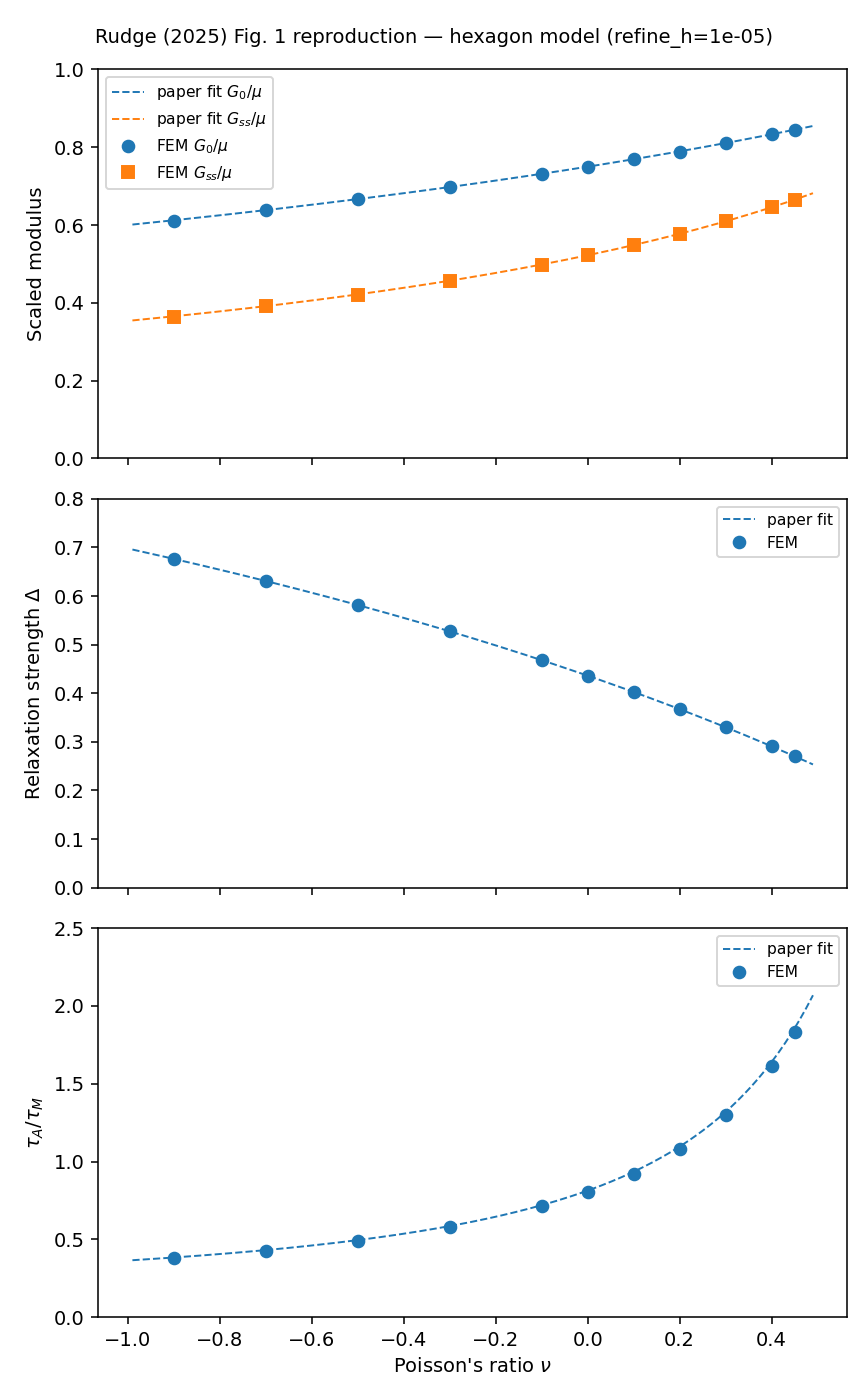

Here is the Python script that generated this plot:
# Reproduce Rudge (2025) Figure 1: hexagon-model properties vs Poisson's ratio nu.
#
#   (a) G0/mu (unrelaxed) and G_ss/mu (steady-state) shear moduli
#   (b) relaxation strength Delta = G0/G_ss - 1
#   (c) scaled Andrade time tau_A/tau_M
#
# The mesh/spaces are nu-independent, so they are built ONCE and nu is swept via
# solve_rve(nu=...). Per nu we calibrate tau_M (so code-omega == omega*tau_M),
# read G0 from the diff_coeff=0 limit, G_ss = G2^2/G1 on the low-omega plateau,
# and tau_A from the high-omega Q^-1 power-law tail (alpha fixed by the junction
# angle). Paper Table-2 rational fits are overlaid as a reference.
# Run:  python reproduce_fig1.py [refine_h]

import sys
import numpy as np
import matplotlib
matplotlib.use("Agg")
import matplotlib.pyplot as plt
from scipy.special import gamma as Gamma
from mpi4py import MPI

from ngsolve import SetNumThreads
from meshes import MakeMesh
from main import build_spaces, solve_rve
from calibrate_tau import (measure_tau_M, storage_modulus, diffusional_loss,
                           fit_andrade_time, SHEAR)

SetNumThreads(32)

MU = 1.0
ALPHA = 0.3672092
REFINE_H = float(sys.argv[1]) if len(sys.argv) > 1 else 2e-5
NUS = np.array([-0.9, -0.7, -0.5, -0.3, -0.1, 0.0, 0.1, 0.2, 0.3, 0.4, 0.45])
import os
if os.environ.get("FIG1_NUS"):   # quick-test subset, e.g. FIG1_NUS=0.0,0.2,0.45
    NUS = np.array([float(v) for v in os.environ["FIG1_NUS"].split(",")])
X_LOW = 1e-2                      # omega*tau_M on the steady-creep plateau
X_HIGH = np.logspace(2.5, 3.5, 6)   # resolved Andrade power-law window (~316-3162)


# --- hexagon geometry ------------------------------------------------------
a = np.sqrt(3)
pts0 = [(0, 0), (3/4, 0), (1/2, a/4), (0, a/4),
        (9/4, 0), (5/2, a/4), (2, 3*a/4), (1, 3*a/4),
        (3, 0), (3, a/4), (3, a), (9/4, a), (3/4, a), (0, a)]
pts1 = [(x - 1.5, y - 0.5 * a) for (x, y) in pts0]
sf = np.sqrt(1/50 / (3 * np.sqrt(3) / 2))
pts = [(x * sf, y * sf) for (x, y) in pts1]
regions = [(1, 2, 3, 4), (2, 5, 6, 7, 8, 3), (5, 9, 10, 6),
           (6, 10, 11, 12, 7), (8, 7, 12, 13), (4, 3, 8, 13, 14)]
NG = len(regions)

(_, _, mesh, _, contact_pairs, outer_contact_pairs,
 _cbl, _ocl, junction_incidence) = MakeMesh(
    pts, regions, maxh=0.1 * sf, comm=MPI.COMM_WORLD,
    core_frac=0.01 * sf, refine_h=REFINE_H)
print(f"mesh: ne={mesh.ne} nv={mesh.nv} (refine_h={REFINE_H})")
spaces = build_spaces(mesh, contact_pairs, outer_contact_pairs,
                      order_bulk=2, order_gb=1, junction_incidence=junction_incidence)
gni = spaces[4]


def G12(nu, x, diff_coeff, solver='cg'):
    gfu, _, _ = solve_rve(spaces, mesh, contact_pairs, outer_contact_pairs, SHEAR,
                          nu=nu, mu=MU, omega=float(x), solver=solver, rtol=1e-7,
                          junction_incidence=junction_incidence, diff_coeff=diff_coeff)
    return (storage_modulus(gfu, mesh, nu, MU, NG),
            diffusional_loss(gfu, mesh, contact_pairs, gni, float(x), diff_coeff))


G0s, Gss, Deltas, rAs = [], [], [], []
for nu in NUS:
    tau_M, info = measure_tau_M(spaces, mesh, contact_pairs, outer_contact_pairs,
                                junction_incidence, num_grains=NG, nu=nu, mu=MU)
    G0 = info["G_U"]
    # steady-state modulus from the low-omega plateau (code-omega == omega*tau_M)
    g1, g2 = G12(nu, X_LOW, tau_M)
    G_ss = g2**2 / g1
    Delta = G0 / G_ss - 1.0
    # Andrade time: global LSQ fit of the full high-omega Andrade form over the
    # resolved power-law window (alpha fixed by the 120 deg triple junction).
    Gc_high = np.array([complex(*G12(nu, xh, tau_M)) for xh in X_HIGH])
    rA = fit_andrade_time(X_HIGH, Gc_high, G0, ALPHA,
                          window=(X_HIGH.min(), X_HIGH.max()))
    G0s.append(G0); Gss.append(G_ss); Deltas.append(Delta); rAs.append(rA)
    print(f"nu={nu:+.2f}  G0/mu={G0:.4f}  G_ss/mu={G_ss:.4f}  Delta={Delta:.4f}  tau_A/tau_M={rA:.4f}")

G0s = np.array(G0s); Gss = np.array(Gss); Deltas = np.array(Deltas); rAs = np.array(rAs)


# --- paper Table-2 rational fits (nodes nu1=-1, nu2=1/2, w1=1) --------------
def rat(nu, f1, f2, w2):
    n = 1.0 * f1 / (nu + 1.0) + w2 * f2 / (nu - 0.5)
    d = 1.0 / (nu + 1.0) + w2 / (nu - 0.5)
    return n / d

nf = np.linspace(-0.99, 0.49, 200)
G0_fit = rat(nf, 0.599973, 0.857133, -0.700034)
Gss_fit = rat(nf, 0.353374, 0.686123, -0.515031)
Delta_fit = G0_fit / Gss_fit - 1.0
rA_fit = rat(nf, 0.68953, 1.319737, -0.301846) ** (1.0 / ALPHA)


# --- plot ------------------------------------------------------------------
fig, ax = plt.subplots(3, 1, figsize=(6.2, 10), sharex=True)
ax[0].plot(nf, G0_fit, "C0--", lw=1, label="paper fit $G_0/\\mu$")
ax[0].plot(nf, Gss_fit, "C1--", lw=1, label="paper fit $G_{ss}/\\mu$")
ax[0].plot(NUS, G0s, "C0o", label="FEM $G_0/\\mu$")
ax[0].plot(NUS, Gss, "C1s", label="FEM $G_{ss}/\\mu$")
ax[0].set(ylabel="Scaled modulus", ylim=(0, 1.0)); ax[0].legend(fontsize=8)

ax[1].plot(nf, Delta_fit, "C0--", lw=1, label="paper fit")
ax[1].plot(NUS, Deltas, "C0o", label="FEM")
ax[1].set(ylabel=r"Relaxation strength $\Delta$", ylim=(0, 0.8)); ax[1].legend(fontsize=8)

ax[2].plot(nf, rA_fit, "C0--", lw=1, label="paper fit")
ax[2].plot(NUS, rAs, "C0o", label="FEM")
ax[2].set(xlabel=r"Poisson's ratio $\nu$", ylabel=r"$\tau_A/\tau_M$", ylim=(0, 2.5))
ax[2].legend(fontsize=8)

fig.suptitle(f"Rudge (2025) Fig. 1 reproduction — hexagon model (refine_h={REFINE_H})", fontsize=10)
fig.tight_layout()
fig.savefig("reproduce_fig1.png", dpi=140)
print("saved reproduce_fig1.png")

import pandas as pd
pd.DataFrame({"nu": NUS, "G0_over_mu": G0s, "Gss_over_mu": Gss,
              "Delta": Deltas, "tauA_over_tauM": rAs}).to_csv("reproduce_fig1.csv", index=False)
print("saved reproduce_fig1.csv")
